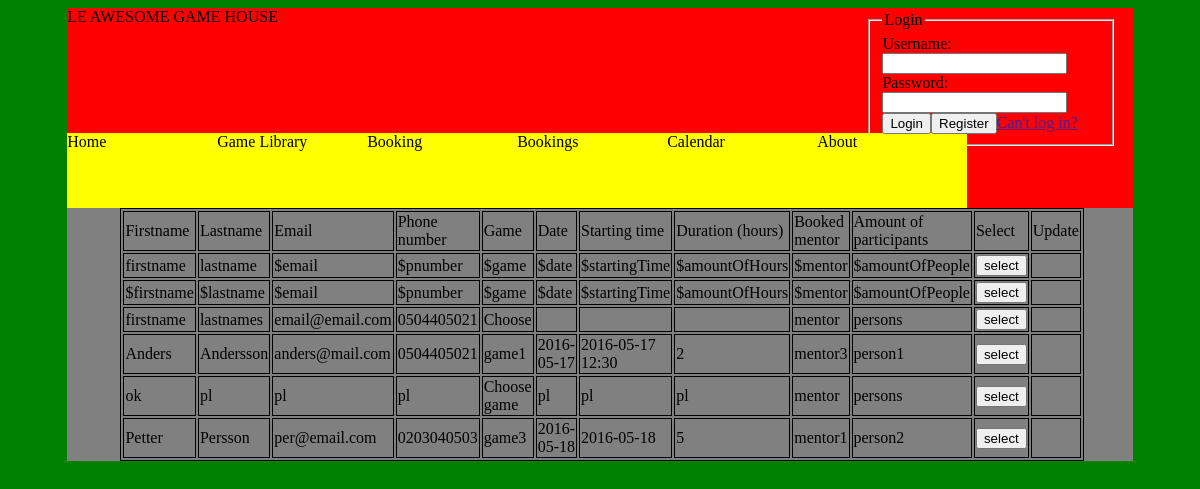
The page /?page=bookings on the database as committed earlier.
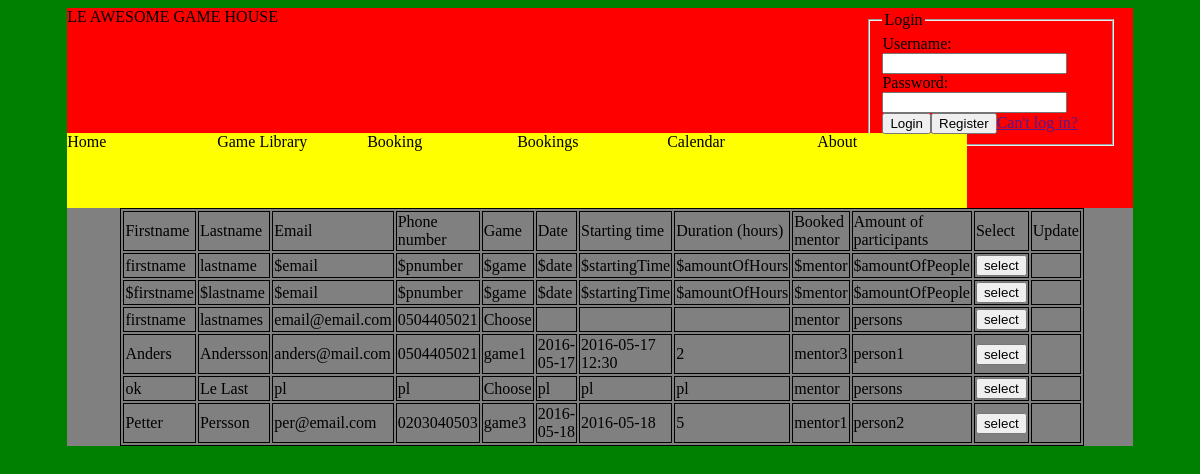
The same page on the database as committed later.
### tables this page shows
CREATE TABLE "Booking" ("pk" INTEGER PRIMARY KEY  AUTOINCREMENT  NOT NULL , "firstname" VARCHAR, "lastname" VARCHAR, "email" VARCHAR, "pnumber" VARCHAR, "game" VARCHAR, "date" DATETIME, "startingTime" DATETIME, "amountOfHours" INTEGER, "mentor" VARCHAR, "amountOfPeople" INTEGER);

### model.php (called while the page is built, shortened)
<?php
class Model{
    public $types = array("games", "accounts", "review", "Game", "GameLibrary", "Booking", "Bookings");
    function read($type, $id){
        if(in_array($type, $this->types)){
            $db = new PDO("sqlite:db/db.sqlite");
            try {
                $db = new PDO("sqlite:db/db.sqlite");
                $db->setAttribute(PDO::ATTR_ERRMODE, PDO::ERRMODE_EXCEPTION);
            } catch (PDOException $e) {
                echo "Failed to connect to the database using DSN:<br>$dsn<br>";
                throw $e;
            }
            switch($type){
                case "Bookings":
                $stmt = $db->prepare("SELECT * FROM Booking");
                $stmt->execute();
                $res = $stmt->fetchAll(PDO::FETCH_ASSOC);
                return $res;
                break;
            }
        } else{
            echo "**Invalid type in read**";
        }
    }
}
 ?>

### view.php (the view, shortened to what this page needs)
<?php
class InterfaceView{
    public function staticStuff(){
        echo "
        <!DOCTYPE html>
            <head>
                <title>title</title>
                <link rel='stylesheet' href='style.css'>
            </head>
        <body>
        <header>";
            echo "LE AWESOME GAME HOUSE";
            $loggedIn = true;
            echo "<div class='login'>";
                if(isset($_SESSION['username'])){
                    if($_SESSION['username'] != ""){
                        echo "Hello " . $_SESSION['username'];
                        echo "<form method='POST'>";
                            echo "<button name='logout' type='submit'>Logout</button>";
                        echo "</form>";
                    } else{
                        $loggedIn = false;
                    }
                } else{
                    $loggedIn = false;
                }
                if(!$loggedIn){
                    echo "<fieldset>";
                        echo "<legend>Login</legend>";
                        echo "<form method='POST'>";
                            echo "Username:";
                            echo "<input name='username' type='text'></input>";
                            echo "Password:";
                            echo "<input name='password' type='password'></input>";
                            echo "<button type='submit'>Login</button>";
                        echo "</form>";
                        echo "<form method='GET'><button type='submit' name='page' value='register'>Register</button></form>";
                        echo "<a href=''>Can't log in?</a>";
                    echo "</fieldset>";
                }
            echo "</div>
            <nav>";
         echo <<<EOT
            <div id="home" class="navButton">Home</div>
            <script type="text/javascript">
            document.getElementById("home").onclick = function () {
                location.href = "?page=home";
            };
            </script>
            <div id="gameLibrary" class="navButton">Game Library</div>
            <script type="text/javascript">
            document.getElementById("gameLibrary").onclick = function () {
                location.href = "?page=gameLibrary";
            };
            </script>
            <div id="booking" class="navButton">Booking</div>
            <script type="text/javascript">
            document.getElementById("booking").onclick = function () {
                location.href = "?page=booking";
            };
            </script>
            <div id="bookings" class="navButton">Bookings</div>
            <script type="text/javascript">
            document.getElementById("bookings").onclick = function () {
                location.href = "?page=bookings";
            };
            </script>
            <div id="calendar" class="navButton">Calendar</div>
            <script type="text/javascript">
            document.getElementById("calendar").onclick = function () {
                location.href = "?page=calendar";
            };
            </script>
            <div id="about" class="navButton">About</div>
            <script type="text/javascript">
            document.getElementById("about").onclick = function () {
                location.href = "?page=about";
            };
            </script>
EOT;
                echo "</nav>";
        echo "</header>";
    }
    function displayBookings($data){
        echo "<main>";
        echo "<table class='table'><tr><td>Firstname</td><td>Lastname</td><td>Email</td><td>Phone number</td><td>Game</td><td>Date</td><td>Starting time</td><td>Duration (hours)</td><td>Booked mentor</td><td>Amount of participants</td><td>Select</td><td>Update</td></tr>";
        foreach($data as $booking){
          if(isset($_POST['selected'])) {
            if($_POST['selected'] == $booking['pk']) {
              echo "<form method='post' name='updateBookings'>";
              echo "<tr><td><input type='text' name='firstname' value=" . $booking['firstname'] . "></input></td><td><input type='text' name='lastname' value=" . $booking['lastname'] . "></input></td><td><input type='text' name='email' value=" . $booking['email'] . "></input></td><td><input type='text' name='pnumber' value=" . $booking['pnumber'] . "></input></td><td><input type='text' name='game' value=" . $booking['game'] . "></input></td><td><input type='text' name='date' value=" . $booking['date'] . "></input></td><td><input type='text' name='startingTime' value=" . $booking['startingTime'] . "></input></td><td><input type='text' name='amountOfHours' value=" . $booking['amountOfHours'] . "></input></td><td><input type='text' name='mentor' value=" . $booking['mentor'] . "></input></td><td><input type='text' name='amountOfPeople' value=" . $booking['amountOfPeople'] . "></input></td>";
              echo "<td></td>";
              echo "<td><button type='submit' value=" . $booking['pk'] . " name='updateBookings'>update</button></td></tr>";
              echo "</form>";
            } else {
              echo "<tr><td>" . $booking['firstname'] . "</td><td>" . $booking['lastname'] . "</td><td>" . $booking['email'] . "</td><td>" . $booking['pnumber'] . "</td><td>" . $booking['game'] . "</td><td>" . $booking['date'] . "</td><td>" . $booking['startingTime'] . "</td><td>" . $booking['amountOfHours'] . "</td><td>" . $booking['mentor'] . "</td><td>" . $booking['amountOfPeople'] . "</td>";
              echo "<td><form method='post'><button type='submit' value=" . $booking['pk'] . " name='selected'>select</button></form></td>";
              echo "<td></td></tr>";
            }
          } else {
            echo "<tr><td>" . $booking['firstname'] . "</td><td>" . $booking['lastname'] . "</td><td>" . $booking['email'] . "</td><td>" . $booking['pnumber'] . "</td><td>" . $booking['game'] . "</td><td>" . $booking['date'] . "</td><td>" . $booking['startingTime'] . "</td><td>" . $booking['amountOfHours'] . "</td><td>" . $booking['mentor'] . "</td><td>" . $booking['amountOfPeople'] . "</td>";
            echo "<td><form method='post'><button type='submit' value=" . $booking['pk'] . " name='selected'>select</button></form></td>";
            echo "<td></td></tr>";
          }
        }
        echo "</main>";
    }
}
 ?>

### index.php (shortened to what this page needs)
<?php
require_once "model.php";
require_once "view.php";
$model = new Model();
$view = new InterfaceView();
$view->staticStuff();
if(isset($_SESSION['page'])){
    switch($_SESSION['page']){
        case "bookings":
            $data = $model->read("Bookings", null);
            $view->displayBookings($data);
        break;
    }
} else{
    $view->displayStart();
}
?>

### style.css (style rules this page uses)
body { background-color:green; min-height:100%; height:100%; }
header { background-color:red; width:90%; height:200px; margin-left:5%; }
nav { background-color:orange; width:900px; height:75px; margin-top:102px; }
.navButton { background-color:yellow; width:150px; height:75px; float:left; }
main { background-color:gray; width:90%; min-height:75px; margin-left:5%; }
.login { width:250px; height:10%; margin-top:-15px; margin-left:75%; }
form { display:inline; margin:0px; padding:0px; }
table, tr, td { background-color:gray; width:55%; min-height:75px; margin-left:5%; border: 1px solid black; }

Rows that differ between the two databases and show on the page:
changed booking "ok": lastname "pl" → "Le Last"; game "Choose game" → "Choose"
